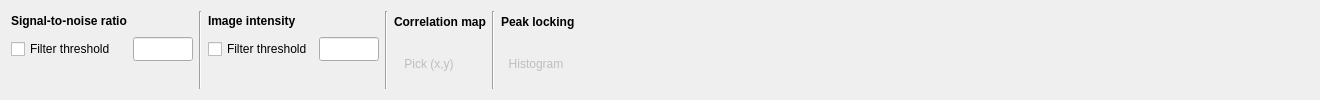
    <widget class="QWidget" name="tab">
     <attribute name="title">
      <string>Data Quality</string>
     </attribute>
     <layout class="QGridLayout" name="gridLayout_20">
      <item row="0" column="0" rowspan="2">
       <layout class="QGridLayout" name="gridLayout_9">
        <item row="0" column="0">
         <widget class="QLabel" name="label_37">
          <property name="minimumSize">
           <size>
            <width>0</width>
            <height>20</height>
           </size>
          </property>
          <property name="font">
           <font>
            <weight>75</weight>
            <bold>true</bold>
           </font>
          </property>
          <property name="text">
           <string>Signal-to-noise ratio</string>
          </property>
         </widget>
        </item>
        <item row="0" column="1">
         <spacer name="horizontalSpacer_16">
          <property name="orientation">
           <enum>Qt::Horizontal</enum>
          </property>
          <property name="sizeHint" stdset="0">
           <size>
            <width>40</width>
            <height>20</height>
           </size>
          </property>
         </spacer>
        </item>
        <item row="1" column="0">
         <widget class="QCheckBox" name="filterSNRCheck">
          <property name="minimumSize">
           <size>
            <width>0</width>
            <height>24</height>
           </size>
          </property>
          <property name="maximumSize">
           <size>
            <width>16777215</width>
            <height>24</height>
           </size>
          </property>
          <property name="text">
           <string>Filter threshold</string>
          </property>
         </widget>
        </item>
        <item row="1" column="1">
         <widget class="QLineEdit" name="snrEdit">
          <property name="minimumSize">
           <size>
            <width>60</width>
            <height>24</height>
           </size>
          </property>
          <property name="maximumSize">
           <size>
            <width>60</width>
            <height>16777215</height>
           </size>
          </property>
          <property name="alignment">
           <set>Qt::AlignRight|Qt::AlignTrailing|Qt::AlignVCenter</set>
          </property>
         </widget>
        </item>
       </layout>
      </item>
      <item row="0" column="1" rowspan="3">
       <widget class="Line" name="line_10">
        <property name="orientation">
         <enum>Qt::Vertical</enum>
        </property>
       </widget>
      </item>
      <item row="0" column="2" rowspan="2">
       <layout class="QGridLayout" name="gridLayout_12">
        <item row="0" column="0">
         <widget class="QLabel" name="label_41">
          <property name="minimumSize">
           <size>
            <width>0</width>
            <height>20</height>
           </size>
          </property>
          <property name="font">
           <font>
            <weight>75</weight>
            <bold>true</bold>
           </font>
          </property>
          <property name="text">
           <string>Image intensity</string>
          </property>
         </widget>
        </item>
        <item row="0" column="1">
         <spacer name="horizontalSpacer_17">
          <property name="orientation">
           <enum>Qt::Horizontal</enum>
          </property>
          <property name="sizeHint" stdset="0">
           <size>
            <width>40</width>
            <height>20</height>
           </size>
          </property>
         </spacer>
        </item>
        <item row="1" column="0">
         <widget class="QCheckBox" name="filterIntCheck">
          <property name="minimumSize">
           <size>
            <width>0</width>
            <height>24</height>
           </size>
          </property>
          <property name="maximumSize">
           <size>
            <width>16777215</width>
            <height>24</height>
           </size>
          </property>
          <property name="text">
           <string>Filter threshold</string>
          </property>
         </widget>
        </item>
        <item row="1" column="1">
         <widget class="QLineEdit" name="intensityEdit">
          <property name="minimumSize">
           <size>
            <width>60</width>
            <height>24</height>
           </size>
          </property>
          <property name="maximumSize">
           <size>
            <width>60</width>
            <height>24</height>
           </size>
          </property>
          <property name="alignment">
           <set>Qt::AlignRight|Qt::AlignTrailing|Qt::AlignVCenter</set>
          </property>
         </widget>
        </item>
       </layout>
      </item>
      <item row="0" column="3" rowspan="3">
       <widget class="Line" name="line_12">
        <property name="orientation">
         <enum>Qt::Vertical</enum>
        </property>
       </widget>
      </item>
      <item row="0" column="4">
       <widget class="QLabel" name="label_38">
        <property name="minimumSize">
         <size>
          <width>0</width>
          <height>20</height>
         </size>
        </property>
        <property name="font">
         <font>
          <weight>75</weight>
          <bold>true</bold>
         </font>
        </property>
        <property name="text">
         <string>Correlation map</string>
        </property>
       </widget>
      </item>
      <item row="0" column="5" rowspan="3">
       <widget class="Line" name="line_11">
        <property name="orientation">
         <enum>Qt::Vertical</enum>
        </property>
       </widget>
      </item>
      <item row="0" column="6">
       <widget class="QLabel" name="label_42">
        <property name="minimumSize">
         <size>
          <width>0</width>
          <height>20</height>
         </size>
        </property>
        <property name="font">
         <font>
          <weight>75</weight>
          <bold>true</bold>
         </font>
        </property>
        <property name="text">
         <string>Peak locking</string>
        </property>
       </widget>
      </item>
      <item row="1" column="4" rowspan="2">
       <widget class="QToolButton" name="corrMapPickButton">
        <property name="enabled">
         <bool>false</bool>
        </property>
        <property name="minimumSize">
         <size>
          <width>70</width>
          <height>50</height>
         </size>
        </property>
        <property name="maximumSize">
         <size>
          <width>70</width>
          <height>50</height>
         </size>
        </property>
        <property name="text">
         <string>Pick (x,y)</string>
        </property>
        <property name="icon">
         <iconset resource="../share/icons/icons.qrc">
          <normaloff>:/icons/edit-node.png</normaloff>:/icons/edit-node.png</iconset>
        </property>
        <property name="iconSize">
         <size>
          <width>25</width>
          <height>25</height>
         </size>
        </property>
        <property name="toolButtonStyle">
         <enum>Qt::ToolButtonTextUnderIcon</enum>
        </property>
        <property name="autoRaise">
         <bool>true</bool>
        </property>
       </widget>
      </item>
      <item row="1" column="6" rowspan="2">
       <widget class="QToolButton" name="histButton">
        <property name="enabled">
         <bool>false</bool>
        </property>
        <property name="minimumSize">
         <size>
          <width>70</width>
          <height>50</height>
         </size>
        </property>
        <property name="maximumSize">
         <size>
          <width>70</width>
          <height>50</height>
         </size>
        </property>
        <property name="text">
         <string>Histogram</string>
        </property>
        <property name="icon">
         <iconset resource="../share/icons/icons.qrc">
          <normaloff>:/icons/hist.png</normaloff>:/icons/hist.png</iconset>
        </property>
        <property name="iconSize">
         <size>
          <width>25</width>
          <height>25</height>
         </size>
        </property>
        <property name="toolButtonStyle">
         <enum>Qt::ToolButtonTextUnderIcon</enum>
        </property>
        <property name="autoRaise">
         <bool>true</bool>
        </property>
       </widget>
      </item>
      <item row="2" column="7">
       <spacer name="horizontalSpacer_4">
        <property name="orientation">
         <enum>Qt::Horizontal</enum>
        </property>
        <property name="sizeHint" stdset="0">
         <size>
          <width>734</width>
          <height>20</height>
         </size>
        </property>
       </spacer>
      </item>
      <item row="2" column="0">
       <spacer name="verticalSpacer">
        <property name="orientation">
         <enum>Qt::Vertical</enum>
        </property>
        <property name="sizeHint" stdset="0">
         <size>
          <width>20</width>
          <height>7</height>
         </size>
        </property>
       </spacer>
      </item>
      <item row="2" column="2">
       <spacer name="verticalSpacer_3">
        <property name="orientation">
         <enum>Qt::Vertical</enum>
        </property>
        <property name="sizeHint" stdset="0">
         <size>
          <width>20</width>
          <height>7</height>
         </size>
        </property>
       </spacer>
      </item>
     </layout>
    </widget>
